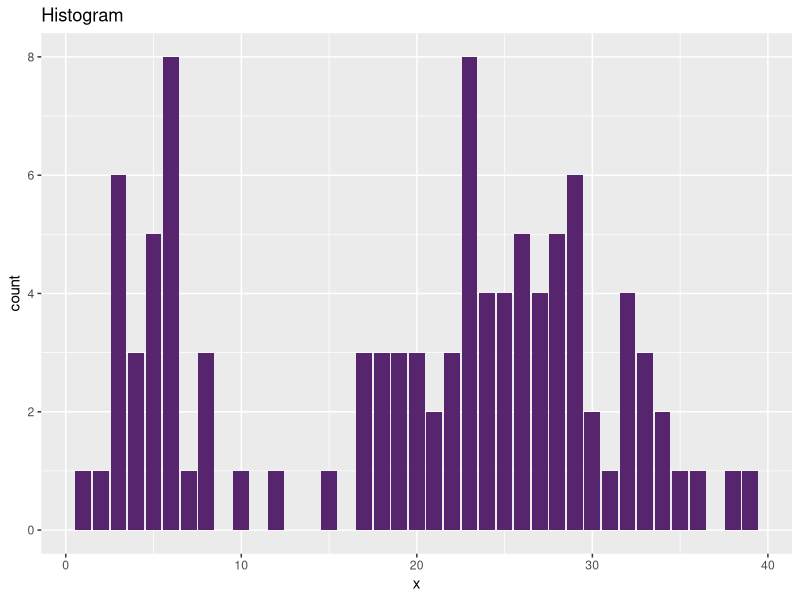

Write the R code that produced this figure. (Note: this script raises an error after producing the figure.)

# 4.3.3 ポアソン混合モデルにおける崩壊型ギブスサンプリング -------------------------------------------------

# 利用パッケージ
library(tidyverse)
library(gganimate)


# 真の観測モデルの設定 ----------------------------------------------------------------

# (観測)データ数を指定
N <- 100

# 真のパラメータを指定
lambda_truth <- c(5, 25)
pi_truth <- c(0.3, 0.7)

# クラスタ数
K <- length(lambda_truth)

# クラスタ(潜在変数)を生成
s_nk <- rmultinom(n =  N, size = 1, prob = pi_truth) %>% 
  t()

# (観測)データXを生成
x_n <- rpois(n = N, lambda = apply(lambda_truth^t(s_nk), 2, prod))

# 観測データを確認
summary(x_n)
tibble(x = x_n) %>% 
  ggplot(aes(x = x)) + 
    geom_bar(fill = "#56256E") + 
    labs(title = "Histogram")


# パラメータの設定 ----------------------------------------------------------------

# 試行回数を指定
MaxIter <- 50

# ハイパーパラメータa,bを指定
a <- 1
b <- 1
alpha_k <- rep(2, K)

# 潜在変数Sの初期値をランダムに設定
s_nk <- rmultinom(n = N, size = 1, prob = rep(1, K)) %>% 
  t()

# Xに関する統計量を計算
hat_a_k <- apply(s_nk * x_n, 2, sum) + a
hat_b_k <- apply(s_nk, 2, sum) + b
hat_alpha_k <- apply(s_nk, 2, sum) + alpha_k


# 崩壊型ギブスサンプリング ------------------------------------------------------------

# 受け皿を用意
eta_k.n <- rep(0, K)
hat_r_k <- rep(0, K)
hat_p_k <- rep(0, K)


# ハイパーパラメータの推定値の推移の確認用
trace_a <- matrix(0, nrow = MaxIter + 1, ncol = K)
trace_b <- matrix(0, nrow = MaxIter + 1, ncol = K)
trace_alpha <- matrix(0, nrow = MaxIter + 1, ncol = K)
# 初期値を代入
trace_a[1, ] <- hat_a_k.n
trace_b[1, ] <- hat_b_k.n
trace_alpha[1, ] <- hat_alpha_k.n

for(i in 1:MaxIter) {
   
  # 初期化
  new_a_k <- rep(0, K)
  new_b_k <- rep(0, K)
  new_alpha_k <- rep(0, K)
  
  for(n in 1:N) {
    
    # 更新した統計量を移す
    hat_a_k.n <- hat_a_k
    hat_b_k.n <- hat_b_k
    hat_alpha_k.n <- hat_alpha_k

    
    # x_nに関する統計量を除去:式(4.82),(4.83)
    hat_a_k.n <- hat_a_k.n - s_nk[n, ] * x_n[n]
    hat_b_k.n <- hat_b_k.n - s_nk[n, ]
    hat_alpha_k.n <- hat_alpha_k.n - s_nk[n, ]
    
    for(k in 1:K) {
      
      # ハイパーパラメータr_hat,p_hatを計算:式(4.80)
      hat_r_k[k] <- hat_a_k.n[k]
      hat_p_k[k] <- 1 / (hat_b_k.n[k] + 1)
      
      # :式(4.81)
      C_NB <- lgamma(x_n[n] + hat_r_k[k]) - lgamma(x_n[n] + 1) - lgamma(hat_r_k[k]) # 正規化項(対数)
      p_x_n <- exp(C_NB + hat_r_k[k] * log(1 - hat_p_k[k]) + x_n[n] * log(hat_p_k[k]))
    }
    
    # パラメータeta_nを計算:式(4.75)
    eta_k.n <- hat_alpha_k.n / sum(hat_alpha_k.n)
    
    # 潜在変数s_nをサンプル:式(4.74)
    s_nk[n, ] <- rmultinom(n = 1, size = 1, prob = eta_nk[n, ]) %>% 
      as.vector()
    
    # x_nに関する統計量を追加:式(4.82),(4.83)
    new_a_k <- hat_a_k + s_nk[n, ] * x_n[n]
    new_b_k <- hat_b_k + s_nk[n, ]
    new_alpha_k <- hat_alpha_k + s_nk[n, ]
  }
  
  #
  # 更新
  hat_a_k <- new_a_k
  hat_b_k <- new_b_k
  hat_alpha_k <- new_alpha_k
  
  # 推移の確認用に推定結果を保存
  trace_a[i + 1, ] <- hat_a_k
  trace_b[i + 1, ] <- hat_b_k
  trace_alpha[i + 1, ] <- hat_alpha_k
}


# 結果の確認 -------------------------------------------------------------------

## lambdaの近似事後分布
# 作図用のデータフレームを作成
lambda_df <- tibble()
for(k in 1:K) {
  # データフレームに変換
  tmp_lambda_df <- tibble(
    lambda = seq(0, max(x_n), by = 0.01), 
    density = dgamma(lambda, shape = hat_a_k.n[k], rate = hat_b_k.n[k]), 
    cluster = as.factor(k)
  )
  # 結合
  lambda_df <- rbind(lambda_df, tmp_lambda_df)
}

# 作図
ggplot(lambda_df, aes(lambda, density, color = cluster)) + 
  geom_line() + # 折れ線グラフ
  scale_color_manual(values = c("#00A968", "orange")) + # グラフの色(不必要)
  geom_vline(xintercept = lambda_truth, color = "pink", linetype = "dashed") + # 垂直線
  labs(title = "Poisson Mixture Model:Variational Inference", 
       subtitle = paste0("a_hat=(", paste0(round(hat_a_k.n, 1), collapse = ", "), 
                         "), b_hat=(", paste0(round(hat_b_k.n, 1), collapse = ", "), ")")) # ラベル


## piの近似事後分布(K=2のときのみ可能)
# 作図用のデータフレームを作成
pi_df <- tibble()
for(k in 1:K) {
  # データフレームに変換
  tmp_pi_df <- tibble(
    pi = seq(0, 1, by = 0.01), 
    density = dbeta(pi, shape1 = hat_alpha_k.n[k], shape2 = hat_alpha_k.n[2 / k]), 
    cluster = as.factor(k)
  )
  # 結合
  pi_df <- rbind(pi_df, tmp_pi_df)
}

# 作図
ggplot(pi_df, aes(pi, density, color = cluster)) + 
  geom_line() + # 折れ線グラフ
  scale_color_manual(values = c("#00A968", "orange")) + # グラフの色(不必要)
  geom_vline(xintercept = pi_truth, color = "pink", linetype = "dashed") + # 垂直線
  labs(title = "Poisson Mixture Model:Variational Inference", 
       subtitle = paste0("alpha_hat=(", paste0(round(hat_alpha_k.n, 1), collapse = ", "), ")")) # ラベル



# パラメータの推移の確認 -------------------------------------------------------------

## lambdaの近似事後分布
# 作図用のデータフレームを作成
trace_lambda_long <- tibble()
for(i in 1:(MaxIter + 1)) {
  for(k in 1:K) {
    # データフレームに変換
    tmp_lambda_df <- tibble(
      lambda = seq(0, max(x_n), by = 0.01), 
      density = dgamma(lambda, shape = trace_a[i, k], rate = trace_b[i, k]), 
      cluster = as.factor(k), 
      Iteration = i - 1
    )
    # 結合
    trace_lambda_long <- rbind(trace_lambda_long, tmp_lambda_df)
  }
}

# 作図
graph_lambda <- ggplot(trace_lambda_long, aes(lambda, density, color = cluster)) + 
  geom_line() + # 折れ線グラフ
  scale_color_manual(values = c("#00A968", "orange")) + # グラフの色(不必要)
  geom_vline(xintercept = lambda_truth, color = "pink", linetype = "dashed") + # 垂直線
  transition_manual(Iteration) + # フレーム
  labs(title = "Poisson Mixture Model:Variational Inference", 
       subtitle = "i={current_frame}") # ラベル

# gif画像を作成
animate(graph_lambda, nframes = MaxIter + 1, fps = 5)


## piの近似事後分布(K=2のときのみ可)
# 作図用のデータフレームを作成
trace_pi_long <- tibble()
for(i in 1:(MaxIter + 1)) {
  for(k in 1:K) {
    # データフレームに変換
    tmp_pi_df <- tibble(
      pi = seq(0, 1, by = 0.01), 
      density = dbeta(pi, shape1 = trace_alpha[i, k], shape2 = trace_alpha[i, 2 / k]), 
      cluster = as.factor(k), 
      Iteration = i - 1
    )
    # 結合
    trace_pi_long <- rbind(trace_pi_long, tmp_pi_df)
  }
}

# 作図
graph_pi <- ggplot(trace_pi_long, aes(pi, density, color = cluster)) + 
  geom_line() + # 折れ線グラフ
  scale_color_manual(values = c("#00A968", "orange")) + # グラフの色(不必要)
  geom_vline(xintercept = pi_truth, color = "pink", linetype = "dashed") + # 垂直線
  transition_manual(Iteration) + # フレーム
  labs(title = "Poisson Mixture Model:Variational Inference", 
       subtitle = "i={current_frame}") # ラベル

# gif画像を作成
animate(graph_pi, nframes = MaxIter + 1, fps = 5)



# ハイパーパラメータの推移の確認 ---------------------------------------------------------

## lambdaのパラメータa
# データフレームに変換
trace_a_wide <- cbind(
  as.data.frame(trace_a), 
  Iteration = 1:(MaxIter + 1)
)

# long型に変換
trace_a_long <- pivot_longer(
  trace_a_wide, 
  cols = -Iteration, 
  names_to = "cluster", 
  names_prefix = "V", 
  names_ptypes = list(cluster = factor()), 
  values_to = "value"
)

# 作図
ggplot(trace_a_long, aes(Iteration, value, color = cluster)) + 
  geom_line() + 
  labs(title = "Poisson Mixture Model:Variational Inference", 
       subtitle = expression(hat(a)))


## lambdaのパラメータb
# データフレームに変換
trace_b_wide <- cbind(
  as.data.frame(trace_a), 
  Iteration = 1:(MaxIter + 1)
)

# long型に変換
trace_b_long <- pivot_longer(
  trace_b_wide, 
  cols = -Iteration, 
  names_to = "cluster", 
  names_prefix = "V", 
  names_ptypes = list(cluster = factor()), 
  values_to = "value"
)

# 作図
ggplot(trace_b_long, aes(Iteration, value, color = cluster)) + 
  geom_line() + 
  labs(title = "Poisson Mixture Model:Variational Inference", 
       subtitle = expression(hat(b)))


## piのパラメータ
# データフレームに変換
trace_alpha_wide <- cbind(
  as.data.frame(trace_alpha), 
  Iteration = 1:(MaxIter + 1)
)

# long型に変換
trace_alpha_long <- pivot_longer(
  trace_alpha_wide, 
  cols = -Iteration, 
  names_to = "cluster", 
  names_prefix = "V", 
  names_ptypes = list(cluster = factor()), 
  values_to = "value"
)

# 作図
ggplot(trace_alpha_long, aes(Iteration, value, color = cluster)) + 
  geom_line() + 
  labs(title = "Poisson Mixture Model:Variational Inference", 
       subtitle = expression(hat(alpha)))
